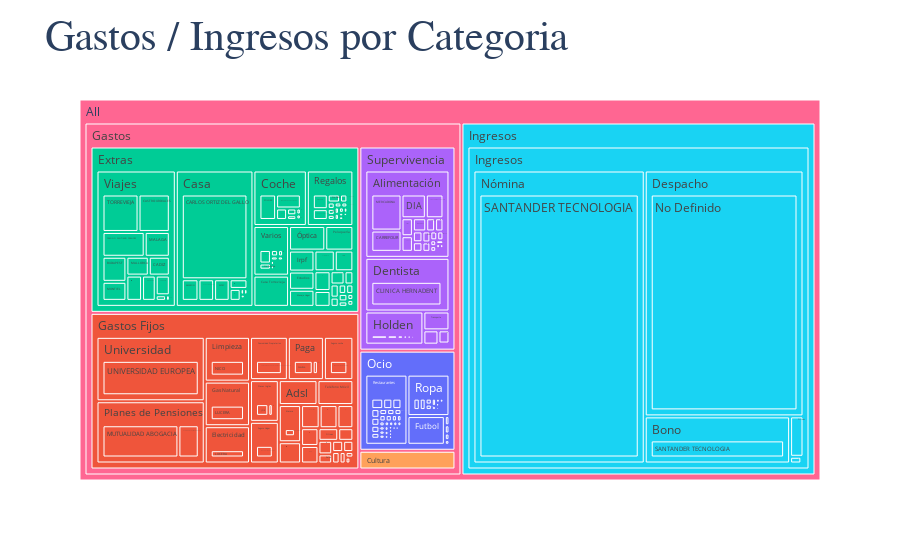

Source (notebook cell):
### Code cell
fig = px.treemap(df,
            path=[px.Constant('All'), 'Tipo', 'Categoria', 'Subcategoria', 'Beneficiario'],
            values = "AbsoluteImporte",
            color = "Categoria",
            title="Gastos / Ingresos por Categoria"
)
# fig.update_traces(root_color="lightgrey")
fig.update_layout(
        title_font_size=42,
        title_font_family="Arial"
    )

### Figure 1 — Plotly figure (JSON) as saved in the notebook; plotly's stock layout.template omitted (floating-point values rounded to 4 significant figures; data arrays with more than 128 entries replaced by an {"elided": "..."} marker saying what was removed)
{"data": [{"branchvalues": "total", "customdata": {"elided": "404x1 str values"}, "domain": {"x": [0, 1], "y": [0, 1]}, "hovertemplate": "labels=%{label}<br>AbsoluteImporte=%{value}<br>parent=%{parent}<br>id=%{id}<br>Categoria=%{customdata[0]}<extra></extra>", "ids": {"elided": "404 str values"}, "labels": {"elided": "404 str values"}, "marker": {"colors": {"elided": "404 str values"}}, "name": "", "parents": {"elided": "404 str values"}, "type": "treemap", "values": {"elided": "404 float values"}}], "layout": {"autosize": true, "legend": {"tracegroupgap": 0}, "title": {"font": {"family": "Arial", "size": 42}, "text": "Gastos / Ingresos por Categoria"}}}
